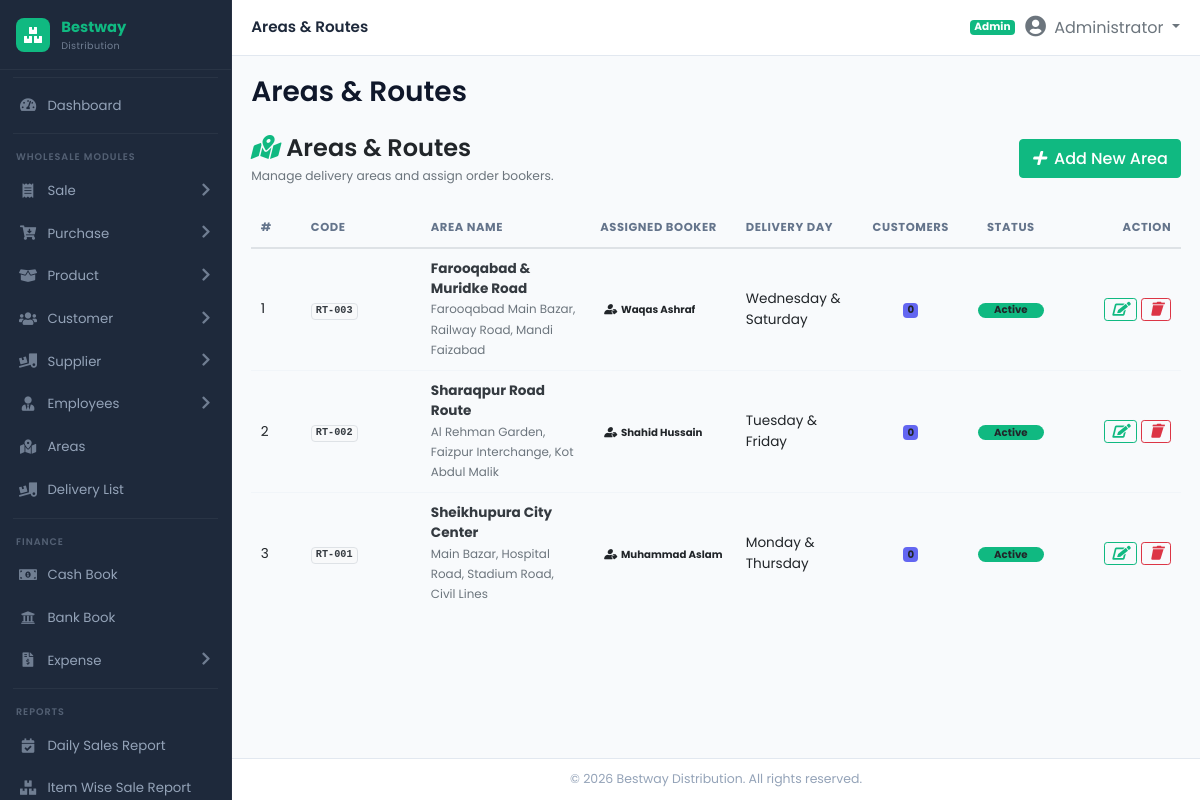
Screenshot of /modules/routes/routes.php (signed in) with the database file from the repository.
### tables this page shows
CREATE TABLE IF NOT EXISTS `routes` (
  `id` INT AUTO_INCREMENT PRIMARY KEY,
  `route_code` VARCHAR(50) UNIQUE NULL,
  `name` VARCHAR(150) NOT NULL,
  `area_description` TEXT NULL,
  `delivery_day` VARCHAR(50) NULL,
  `assigned_booker_id` INT NULL,
  `status` ENUM('Active', 'Inactive') DEFAULT 'Active',
  INDEX (`name`),
  INDEX (`assigned_booker_id`),
  INDEX (`status`)
);

CREATE TABLE IF NOT EXISTS `bookers` (
  `id` INT AUTO_INCREMENT PRIMARY KEY,
  `booker_code` VARCHAR(50) UNIQUE NULL,
  `name` VARCHAR(150) NOT NULL,
  `phone` VARCHAR(50) NULL,
  `address` TEXT NULL,
  `commission_rate` DECIMAL(5,2) DEFAULT 0.00,
  `opening_balance` DECIMAL(14,2) DEFAULT 0.00,
  `current_balance` DECIMAL(14,2) DEFAULT 0.00,
  `status` ENUM('Active', 'Inactive') DEFAULT 'Active',
  INDEX (`name`),
  INDEX (`status`)
);

### config/database.php (called while the page is built, shortened)
<?php
try {
    $db_connected = true;
} catch (Exception $e) {
    $db_connected = false;
    $pdo = null;
    $conn = null;
}

### modules/routes/routes.php (the view, shortened to what this page needs)
<?php
require_once __DIR__ . '/../../includes/header.php';
$routes = [];
if ($db_connected && $pdo) {
    try {
        $sql = "SELECT r.*, b.name as booker_name,
                       (SELECT COUNT(*) FROM customers c WHERE c.route_id = r.id) as customer_count
                FROM routes r
                LEFT JOIN bookers b ON r.assigned_booker_id = b.id
                ORDER BY r.name ASC";
        $stmt = $pdo->query($sql);
        $routes = $stmt->fetchAll();
    } catch (Exception $e) {}
}
?>
<div class="d-flex align-items-center justify-content-between mb-4">
    <div>
        <h4 class="fw-bold mb-1"><i class="fa-solid fa-map-marked-alt text-primary me-2"></i>Areas & Routes</h4>
        <p class="text-muted small mb-0">Manage delivery areas and assign order bookers.</p>
    </div>
    <a href="<?php echo BASE_URL; ?>modules/routes/add_route.php" class="btn btn-primary">
        <i class="fa-solid fa-plus me-1"></i> Add New Area
    </a>
</div>
<div class="custom-card">
    <div class="table-responsive">
        <table class="table table-custom mb-0">
            <thead>
                <tr>
                    <th style="width: 50px;">#</th>
                    <th style="width: 120px;">Code</th>
                    <th>Area Name</th>
                    <th>Assigned Booker</th>
                    <th>Delivery Day</th>
                    <th class="text-center" style="width: 100px;">Customers</th>
                    <th class="text-center" style="width: 100px;">Status</th>
                    <th class="text-end" style="width: 120px;">Action</th>
                </tr>
            </thead>
            <tbody>
                <?php if (!empty($routes)): ?>
                    <?php foreach ($routes as $index => $r): ?>
                        <tr>
                            <td><?php echo $index + 1; ?></td>
                            <td><span class="badge bg-light text-dark border font-monospace"><?php echo htmlspecialchars($r['route_code'] ?? 'N/A'); ?></span></td>
                            <td>
                                <strong class="text-dark"><?php echo htmlspecialchars($r['name']); ?></strong>
                                <?php if (!empty($r['area_description'])): ?>
                                    <br><small class="text-muted fs-8"><?php echo htmlspecialchars($r['area_description']); ?></small>
                                <?php endif; ?>
                            </td>
                            <td>
                                <?php if ($r['booker_name']): ?>
                                    <span class="badge badge-soft-info"><i class="fa-solid fa-user-tag me-1"></i><?php echo htmlspecialchars($r['booker_name']); ?></span>
                                <?php else: ?>
                                    <span class="text-muted small">- Not Assigned -</span>
                                <?php endif; ?>
                            </td>
                            <td><?php echo htmlspecialchars($r['delivery_day'] ?? '-'); ?></td>
                            <td class="text-center">
                                <span class="badge bg-secondary"><?php echo $r['customer_count']; ?></span>
                            </td>
                            <td class="text-center">
                                <?php if ($r['status'] === 'Active'): ?>
                                    <span class="badge bg-success rounded-pill px-3">Active</span>
                                <?php else: ?>
                                    <span class="badge bg-danger rounded-pill px-3">Inactive</span>
                                <?php endif; ?>
                            </td>
                            <td class="text-end">
                                <a href="edit_route.php?id=<?php echo $r['id']; ?>" class="btn btn-sm btn-outline-primary py-0 px-2" title="Edit">
                                    <i class="fa-solid fa-edit"></i>
                                </a>
                                <a href="routes.php?delete_id=<?php echo $r['id']; ?>" class="btn btn-sm btn-outline-danger py-0 px-2" onclick="return confirm('Are you sure you want to delete this Area/Route?');" title="Delete">
                                    <i class="fa-solid fa-trash"></i>
                                </a>
                            </td>
                        </tr>
                    <?php endforeach; ?>
                <?php endif; ?>
            </tbody>
        </table>
    </div>
</div>
<?php require_once __DIR__ . '/../../includes/footer.php'; ?>

### assets/css/style.css (style rules this page uses)
:root { --sidebar-bg: #1e293b; --sidebar-hover: #334155; --sidebar-active: #10b981; --sidebar-active-bg: rgba(16, 185, 129, 0.12); --sidebar-text: #94a3b8; --sidebar-text-hover: #ffffff; --sidebar-width: 232px; --primary: #10b981; --primary-dark: #059669; --secondary: #6366f1; --success: #10b981; --info: #0ea5e9; --warning: #f59e0b; --danger: #ef4444; --body-bg: #f8fafc; --card-bg: #ffffff; --card-shadow: 0 1px 2px rgba(0,0,0,0.05), 0 1px 3px rgba(0,0,0,0.08); --topbar-height: 56px; --sidebar-radius: 10px; }
* { margin: 0; padding: 0; box-sizing: border-box; }
body { font-family: 'Poppins', 'Inter', 'Segoe UI', system-ui, -apple-system, sans-serif; background: var(--body-bg); overflow-x: hidden; font-size: 14px; }
.text-primary { color: var(--primary) !important; }
.bg-success { background-color: var(--success) !important; }
.bg-secondary { background-color: var(--secondary) !important; }
.btn-primary { background: var(--primary); border-color: var(--primary); color: #fff; font-weight: 500; }
.btn-outline-primary { color: var(--primary); border-color: var(--primary); background: transparent; }
.table { margin-bottom: 0; }
.table th { font-size: 0.72rem; font-weight: 700; text-transform: uppercase; letter-spacing: 0.05em; color: #64748b; border-top: none; border-bottom: 2px solid #e2e8f0; white-space: nowrap; padding: 0.65rem 0.6rem; }
.table td { vertical-align: middle; font-size: 0.85rem; padding: 0.6rem 0.6rem; border-color: #f1f5f9; }
.table tbody tr { transition: background 0.15s; }
.text-end { text-align: right !important; }
.fw-bold { font-weight: 600 !important; }
.font-monospace { font-family: SFMono-Regular, Menlo, Monaco, Consolas, "Liberation Mono", "Courier New", monospace !important; }
.me-1 { margin-right: 0.25rem !important; }
.me-2 { margin-right: 0.5rem !important; }
.fa-solid, .fa-regular { font-family: "Font Awesome 5 Free"; }
.fa-solid { font-weight: 900; }

### rows the page displays
routes: route_code "RT-003", name "Farooqabad & Muridke Road", area_description "Farooqabad Main Bazar, Railway Road, Mandi Faizabad", bookers.name "Waqas Ashraf", delivery_day "Wednesday & Saturday", customer_count "0", status "Active"
routes: route_code "RT-002", name "Sharaqpur Road Route", area_description "Al Rehman Garden, Faizpur Interchange, Kot Abdul Malik", bookers.name "Shahid Hussain", delivery_day "Tuesday & Friday", customer_count "0", status "Active"
routes: route_code "RT-001", name "Sheikhupura City Center", area_description "Main Bazar, Hospital Road, Stadium Road, Civil Lines", bookers.name "Muhammad Aslam", delivery_day "Monday & Thursday", customer_count "0", status "Active"

### other values shown
$page_title "Areas & Routes"
roleLabel($_SESSION['user_role'] ?? 'Admin') "Admin"
$_SESSION['user_fullname'] "Administrator"
